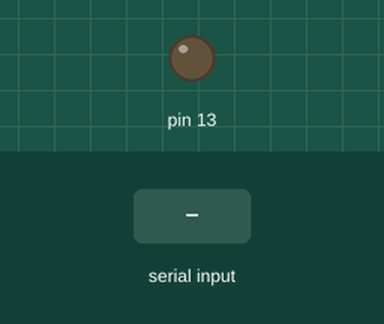
Simulated run of this sketch. Board: Arduino Uno, built with avr-gcc and run on an emulated ATmega328P. Parts: output pins drawn as LEDs (lit = HIGH). The test bench sets the inputs (shaded band).

Above: at 1.2 s.
1.3 s: "1" received over Serial
At 2.5 s:
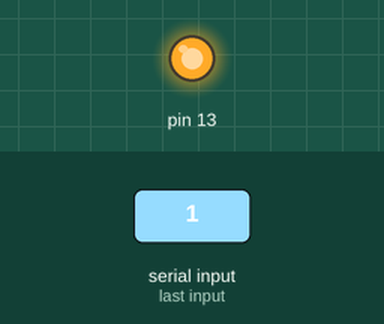
2.8 s: "0" received over Serial
At 3.7 s:
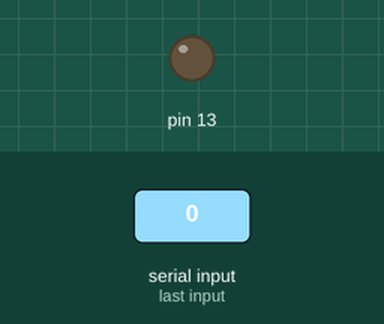
Timing chart, 0 to 5.8 s (numbered marks = the images above; inputs shaded):
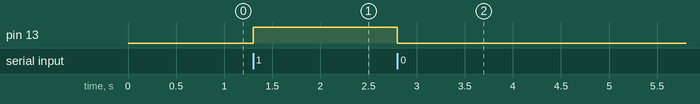

The sketch:

ArduinoRX.ino
```cpp
/*
   Este código permite controlar el LED asociado al pin 13 del Arduino. A través
   del Monitor Serie, enviando un "1" encendemos un LED y con cualquier otro caracter
   apagamos el LED

   @author Antony Garcia Gonzalez, Panama Hitek
*/

void setup() {
  // Declaramos que utilizaremos el pin 13 como salida
  pinMode(13, OUTPUT);
  //Iniciamos la comunicación con el puerto serie
  Serial.begin(9600);
}

void loop() {
  //En caso que haya información en el Serial Port, se entra en esta estructura
  if (Serial.available() > 0) {
    //Se lee la información entrante en el Serial Port
  int input = Serial.read();
    if (input == '1') {
      //Si el valor de input es 1, se enciende el led
      digitalWrite(13, HIGH);
    }
    else
    {
      //Si el valor de input es diferente de 1, se apaga el LED
      digitalWrite(13, LOW);
    }
  }
}
```

Measured:
- after the input at 1.3 s, pin 13: LOW → HIGH at once
- after the input at 2.8 s, pin 13: HIGH → LOW at once
